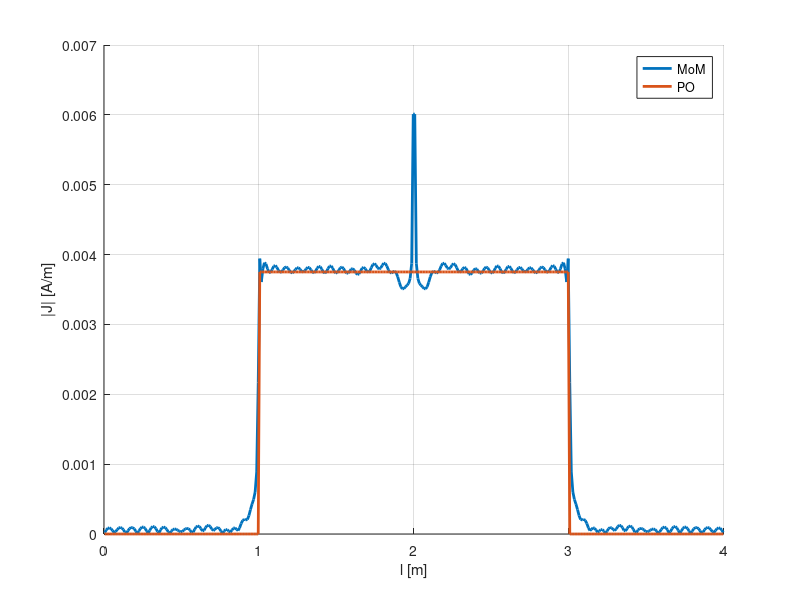

MATLAB code to generate this figure: (Note: a time limit stopped this script after it produced the figure.)
% Parameters
f = 3e9;
c = 3e8;
lambda = c/f;
th0 = 45;
dl = 1/10;
w = 1/lambda;
N = floor(4*w/dl);
k0 = 2*pi;
Z0 = 120*pi;
alpha = 1.781;

% Defining surface
x = zeros(N,1);
y = zeros(N,1);
for n = 1:N
    l_n = (n - 1/2)*dl;
    if n <= N/4
        x(n) = w/2;
        y(n) = l_n - w/2;
    elseif n > N/4 && n <= N/2
        x(n) = 3*w/2 - l_n;
        y(n) = w/2;
    elseif n > N/2 && n <= 3*N/4
        x(n) = -w/2;
        y(n) = 5*w/2 - l_n;
    elseif n > 3*N/4
        x(n) = l_n - 7*w/2;
        y(n) = -w/2;
    end
end

% Incident field
l = linspace(dl/2,4*w-dl/2,N);
V = zeros(N,1);
for n=1:N
    V(n) = exp(-1i*k0*(x(n)*sind(th0)-y(n)*cosd(th0)));
end

Z = zeros(N);
for n = 1:N

    for m = 1:N
        R = sqrt((x(m) - x(n))^2 + (y(m) - y(n))^2);
        if n == m
            
            Z(n,m) = (k0*Z0/4)*dl*(1 - 2j*log(alpha*k0*dl/(4*exp(1)))/pi);

        else

            Z(n,m) = (k0*Z0/4)*dl*besselh(0,2,k0*R);

        end
    end
end

J = V.'/Z;

Jpo = zeros(N,1);
for i=N/4+1:N/2
    Jpo(i) = (2/Z0)*cosd(th0)*exp(-1i*k0*(x(i)*sind(th0)-y(i)*cosd(th0)));
end
for i=N/2+1:3*N/4
    Jpo(i) = (2/Z0)*sind(th0)*exp(-1i*k0*(x(i)*sind(th0)-y(i)*cosd(th0)));
end

figure; hold on; grid on;
plot(l*lambda,abs(J),'linewidth',2);
plot(l*lambda,abs(Jpo),'linewidth',2);
legend({'MoM','PO'})
xlabel('l [m]')
ylabel('|J| [A/m]')
saveas(gcf,'InducedCurrents.png')

dths = 0.1;
Nths = floor(360/dths)+1;
ths = linspace(0,360,Nths);
Es = zeros(Nths,1);
Espo = zeros(Nths,1);

for i=1:Nths
    sum = 0;
    for j=1:N
        sum = sum + J(j)*exp(1i*k0*(x(j)*cosd(ths(i))+y(j)*sind(ths(i))));
    end
    Es(i) = -(k0*Z0/4)*sqrt(2/(pi*k0))*exp(1i*pi/4)*dl*sum;
end

for i=1:Nths
    sum = 0;
    for j=1:N
        sum = sum + Jpo(j)*exp(1i*k0*(x(j)*cosd(ths(i))+y(j)*sind(ths(i))));
    end
    Espo(i) = -(k0*Z0/4)*sqrt(2/(pi*k0))*exp(1i*pi/4)*dl*sum;
end

figure; hold on; grid on;
plot(ths,20*log10(abs(Es)),'linewidth',2);
plot(ths,20*log10(abs(Espo)),'linewidth',2);
legend({'MoM','PO'})
xlim([0 360])
xlabel('\phi_s')
ylabel('|E^s_Z|')
saveas(gcf,'ScatteredField.png')
